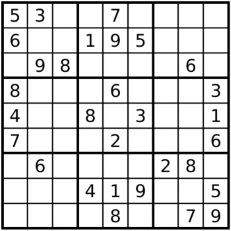
#> input picture shearing-transformation/sudoku.jpg, 231 x 231 px
$ python shearing-transformation.py
#> lines starting #> are read from the running program, lines starting #| are printed output that depends on the picture
import numpy as np
import cv2
import os

# Arbeitsverzeichnis einstellen
os.chdir(r'c:\projects\py\opencv-examples\shearing-transformation')

# Bild laden
img = cv2.imread(r'sudoku.jpg')
#> img is the input picture: shape (231, 231, 3); min 0, max 255, mean 210.5

rows, cols = img.shape[:2]
#> rows = 231; cols = 231

# Shearing-Transformationsmatrix erstellen
M = np.float32([[1, 0.5, 0], [0,  1, 0]])

# Shearing-Transformation anwenden
sheared_img = cv2.warpAffine(img, M, (int(cols*1.5), rows))
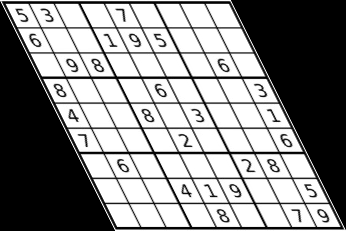
#> sheared_img: shape (231, 346, 3); min 0, max 255, mean 140.6

# Ergebnis anzeigen
cv2.imshow('Shearing transformation', sheared_img)

cv2.waitKey(0)
cv2.destroyAllWindows()
